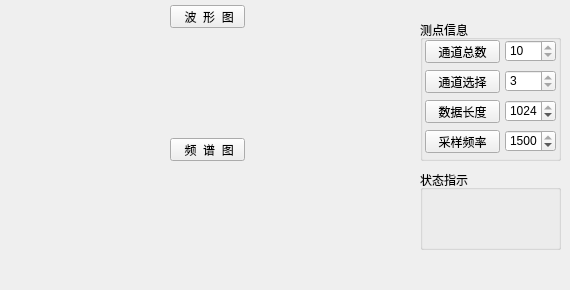
      <widget class="QWidget" name="widget_load">
       <attribute name="title">
        <string>振动量频谱监测</string>
       </attribute>
       <widget class="QPushButton" name="pushButton_4">
        <property name="geometry">
         <rect>
          <x>170</x>
          <y>5</y>
          <width>75</width>
          <height>23</height>
         </rect>
        </property>
        <property name="text">
         <string> 波  形  图</string>
        </property>
       </widget>
       <widget class="QLabel" name="label_10">
        <property name="geometry">
         <rect>
          <x>-30</x>
          <y>10</y>
          <width>491</width>
          <height>131</height>
         </rect>
        </property>
        <property name="text">
         <string/>
        </property>
        <property name="textFormat">
         <enum>Qt::AutoText</enum>
        </property>
        <property name="pixmap">
         <pixmap resource="myResource.qrc">:/newPrefix/resource/OR.png</pixmap>
        </property>
        <property name="scaledContents">
         <bool>false</bool>
        </property>
       </widget>
       <widget class="QPushButton" name="pushButton_6">
        <property name="geometry">
         <rect>
          <x>170</x>
          <y>138</y>
          <width>75</width>
          <height>23</height>
         </rect>
        </property>
        <property name="text">
         <string> 频  谱  图</string>
        </property>
       </widget>
       <widget class="QLabel" name="label_11">
        <property name="geometry">
         <rect>
          <x>-30</x>
          <y>150</y>
          <width>491</width>
          <height>131</height>
         </rect>
        </property>
        <property name="text">
         <string/>
        </property>
        <property name="pixmap">
         <pixmap resource="myResource.qrc">:/newPrefix/resource/OR-FFT.png</pixmap>
        </property>
       </widget>
       <widget class="QGroupBox" name="groupBox_15">
        <property name="geometry">
         <rect>
          <x>420</x>
          <y>20</y>
          <width>141</width>
          <height>141</height>
         </rect>
        </property>
        <property name="title">
         <string>测点信息</string>
        </property>
        <widget class="QSpinBox" name="spinBox_5">
         <property name="geometry">
          <rect>
           <x>85</x>
           <y>20</y>
           <width>51</width>
           <height>22</height>
          </rect>
         </property>
         <property name="minimum">
          <number>10</number>
         </property>
         <property name="maximum">
          <number>10</number>
         </property>
        </widget>
        <widget class="QPushButton" name="pushButton_7">
         <property name="geometry">
          <rect>
           <x>5</x>
           <y>20</y>
           <width>75</width>
           <height>23</height>
          </rect>
         </property>
         <property name="text">
          <string>通道总数</string>
         </property>
        </widget>
        <widget class="QSpinBox" name="spinBox_6">
         <property name="geometry">
          <rect>
           <x>85</x>
           <y>50</y>
           <width>51</width>
           <height>22</height>
          </rect>
         </property>
         <property name="minimum">
          <number>3</number>
         </property>
         <property name="maximum">
          <number>3</number>
         </property>
        </widget>
        <widget class="QPushButton" name="pushButton_8">
         <property name="geometry">
          <rect>
           <x>5</x>
           <y>50</y>
           <width>75</width>
           <height>23</height>
          </rect>
         </property>
         <property name="text">
          <string>通道选择</string>
         </property>
        </widget>
        <widget class="QPushButton" name="pushButton_9">
         <property name="geometry">
          <rect>
           <x>5</x>
           <y>80</y>
           <width>75</width>
           <height>23</height>
          </rect>
         </property>
         <property name="text">
          <string>数据长度</string>
         </property>
        </widget>
        <widget class="QSpinBox" name="spinBox_7">
         <property name="geometry">
          <rect>
           <x>85</x>
           <y>80</y>
           <width>51</width>
           <height>22</height>
          </rect>
         </property>
         <property name="font">
          <font>
           <pointsize>9</pointsize>
           <kerning>true</kerning>
          </font>
         </property>
         <property name="minimum">
          <number>3</number>
         </property>
         <property name="maximum">
          <number>1024</number>
         </property>
         <property name="value">
          <number>1024</number>
         </property>
        </widget>
        <widget class="QPushButton" name="pushButton_10">
         <property name="geometry">
          <rect>
           <x>5</x>
           <y>110</y>
           <width>75</width>
           <height>23</height>
          </rect>
         </property>
         <property name="text">
          <string>采样频率</string>
         </property>
        </widget>
        <widget class="QSpinBox" name="spinBox_8">
         <property name="geometry">
          <rect>
           <x>85</x>
           <y>110</y>
           <width>51</width>
           <height>22</height>
          </rect>
         </property>
         <property name="minimum">
          <number>3</number>
         </property>
         <property name="maximum">
          <number>1500</number>
         </property>
         <property name="value">
          <number>1500</number>
         </property>
        </widget>
       </widget>
       <widget class="QGroupBox" name="groupBox_16">
        <property name="geometry">
         <rect>
          <x>420</x>
          <y>170</y>
          <width>141</width>
          <height>80</height>
         </rect>
        </property>
        <property name="title">
         <string>状态指示</string>
        </property>
        <widget class="QLabel" name="label_12">
         <property name="geometry">
          <rect>
           <x>20</x>
           <y>20</y>
           <width>101</width>
           <height>51</height>
          </rect>
         </property>
         <property name="text">
          <string/>
         </property>
         <property name="pixmap">
          <pixmap resource="myResource.qrc">:/newPrefix/resource/红绿灯.png</pixmap>
         </property>
         <property name="scaledContents">
          <bool>true</bool>
         </property>
        </widget>
       </widget>
       <zorder>label_11</zorder>
       <zorder>label_10</zorder>
       <zorder>pushButton_4</zorder>
       <zorder>pushButton_6</zorder>
       <zorder>groupBox_15</zorder>
       <zorder>groupBox_16</zorder>
      </widget>
